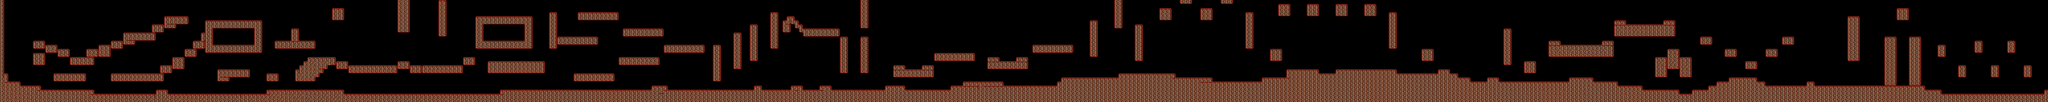

Rendered tile map (Tiled .tmx) drawn with the repository's tilesets; below, a short description and the map source with its tile grids summarised:
An orthogonal 500x25 tile map with 32x32 px tiles, 1 tile layer (walls) and 49 objects (20x MeanCrawler, 19x Crawler, 7x Flyer, player, exit, ...).

<map version="1.0" orientation="orthogonal" renderorder="right-down" width="500" height="25" tilewidth="32" tileheight="32" nextobjectid="145">
 <tileset firstgid="1" name="tilesetd" tilewidth="32" tileheight="32" tilecount="25">
  <image source="tilesetd.png" width="160" height="160" />
 </tileset>
 <layer name="walls" width="500" height="25">
  <data>[12500 cells, 3489 non-empty, 11 distinct tile ids]</data>
 </layer>
 <objectgroup name="objects">
  <object id="53" name="player" type="player" x="15000" y="583" width="26" height="16" />
  <object id="54" name="exit" type="exit" x="15960.6" y="619.166" width="25.6718" height="23.8429" />
 </objectgroup>
 <objectgroup name="enemies">
  <object id="55" name="Crawler" type="Crawler" x="807" y="683" width="11" height="12" />
  <object id="56" name="Crawler" type="Crawler" x="6066" y="679" width="11" height="12" />
  <object id="57" name="Crawler" type="Crawler" x="8006" y="649" width="11" height="12" />
  <object id="58" name="Crawler" type="Crawler" x="9576" y="613" width="11" height="12" />
  <object id="59" name="Crawler" type="Crawler" x="11027" y="541" width="11" height="12" />
  <object id="60" name="Crawler" type="Crawler" x="12132" y="614" width="11" height="12" />
  <object id="61" name="Crawler" type="Crawler" x="13172" y="702" width="11" height="12" />
  <object id="62" name="Crawler" type="Crawler" x="15298" y="706" width="11" height="12" />
  <object id="63" name="Crawler2" type="MeanCrawler" x="1606" y="678" width="11" height="12" />
  <object id="64" name="Crawler2a" type="MeanCrawler" x="1057" y="523" width="15" height="15" />
  <object id="65" name="Crawler" type="Crawler" x="6714" y="675" width="11" height="12" />
  <object id="66" name="Crawler" type="Crawler" x="4816" y="679" width="11" height="12" />
  <object id="67" name="Crawler" type="Crawler" x="5579" y="439" width="11" height="12" />
  <object id="68" name="Crawler" type="Crawler" x="2007" y="706" width="11" height="12" />
  <object id="69" name="Flyer" type="Flyer" x="1715" y="273" width="16" height="20" />
  <object id="70" name="Flyer" type="Flyer" x="3915" y="257" width="16" height="20" />
  <object id="71" name="Flyer" type="Flyer" x="6581" y="29" width="28" height="24" />
  <object id="72" name="Crawler" type="Crawler" x="3835" y="710" width="11" height="12" />
  <object id="73" name="Crawler2" type="MeanCrawler" x="2955" y="479" width="11" height="12" />
  <object id="74" name="Crawler2" type="MeanCrawler" x="3429" y="710" width="11" height="12" />
  <object id="75" name="Crawler2" type="MeanCrawler" x="5311" y="327" width="11" height="12" />
  <object id="76" name="Crawler2" type="MeanCrawler" x="5523" y="670" width="11" height="12" />
  <object id="77" name="Crawler2" type="MeanCrawler" x="6379" y="197" width="11" height="12" />
  <object id="78" name="Crawler2" type="MeanCrawler" x="7251" y="678" width="11" height="12" />
  <object id="79" name="Crawler2" type="MeanCrawler" x="8672" y="582" width="11" height="12" />
  <object id="80" name="Crawler2" type="MeanCrawler" x="12000" y="606" width="11" height="12" />
  <object id="81" name="Crawler2" type="MeanCrawler" x="14563" y="639" width="11" height="12" />
  <object id="84" name="Crawler2" type="MeanCrawler" x="7866" y="452" width="11" height="12" />
  <object id="85" name="Crawler2" type="MeanCrawler" x="7099" y="482" width="11" height="12" />
  <object id="86" name="Crawler2" type="MeanCrawler" x="9687" y="608" width="11" height="12" />
  <object id="87" name="Crawler2" type="MeanCrawler" x="11545" y="602" width="11" height="12" />
  <object id="88" name="Crawler2" type="MeanCrawler" x="12863" y="156" width="11" height="12" />
  <object id="89" name="Crawler2" type="MeanCrawler" x="12403" y="316" width="11" height="12" />
  <object id="90" name="Crawler2" type="MeanCrawler" x="13983" y="646" width="11" height="12" />
  <object id="91" name="Crawler" type="Crawler" x="14851" y="641" width="11" height="12" />
  <object id="92" name="Crawler2" type="MeanCrawler" x="15586" y="698" width="11" height="12" />
  <object id="94" name="Flyer" type="Flyer" x="12765" y="0" width="16" height="20" />
  <object id="95" name="Flyer" type="Flyer" x="14211" y="174" width="16" height="20" />
  <object id="96" name="Flyer" type="Flyer" x="15596" y="211" width="16" height="20" />
  <object id="97" name="Flyer" type="Flyer" x="15264" y="227" width="16" height="20" />
  <object id="98" name="Crawler" type="Crawler" x="1453" y="343" width="11" height="12" />
  <object id="99" name="Crawler" type="Crawler" x="1757" y="111" width="11" height="12" />
  <object id="100" name="Crawler" type="Crawler" x="3467" y="482" width="11" height="12" />
  <object id="101" name="Crawler" type="Crawler" x="4416" y="242" width="11" height="12" />
  <object id="102" name="Crawler" type="Crawler" x="4976" y="178" width="11" height="12" />
  <object id="103" name="Crawler2" type="MeanCrawler" x="2383" y="279" width="11" height="12" />
 </objectgroup>
 <objectgroup name="powerups">
  <object id="104" name="WallSlide" type="WallSlide" x="6481" y="175" width="23" height="17" />
 </objectgroup>
</map>